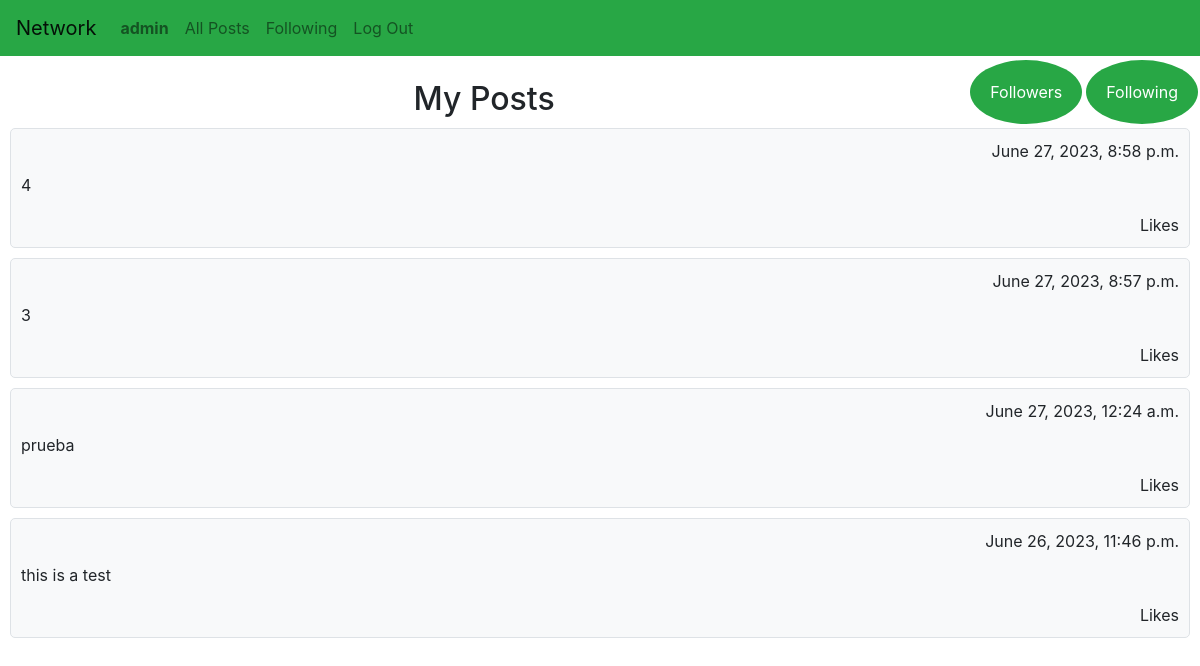
/profile/admin, run on the app's committed database.
### network/models.py (models this page shows, shortened)
class User(AbstractUser):
    pass

class Post(models.Model):
    user = models.ForeignKey(User, on_delete=models.CASCADE, related_name="posts")
    content = models.TextField(blank=True)
    timestamp = models.DateTimeField(auto_now_add=True)
    likes = models.ManyToManyField(User, related_name="liked_posts", blank=True)

### network/views.py (the view)
# urls.py: path("profile/<str:username>", views.profile, name="profile"),
def profile(request, username):
    user = User.objects.get(username=username)
    posts = user.posts.all().order_by("-timestamp").values()
    return render(request, "network/profile.html", {
        "posts": posts,
        "user": user
    })

### network/templates/network/profile.html (shortened to what this page needs)
{% extends "network/layout.html" %}
{% block body %}
<p class="button float-right nav-link">Following </p>
<p class="button float-right nav-link">Followers </p>
<br>
<h2>My Posts</h2>
{% for post in posts %}
    <div class="post">
        <div class="post-header">
            <span class="float-right">{{ post.timestamp }}</span>
        </div>
        <div class="post-body">
            <p>{{ post.content }}</p>
        </div>
        <div class="post-footer">
            <span>{{ post.likes.count }} Likes</span>
        </div>
    </div>
{% endfor %}
{% endblock %}

### network/templates/network/layout.html (shortened to what this page needs)
{% load static %}
<!DOCTYPE html>
<html lang="en">
    <head>
        <link rel="stylesheet" href="https://stackpath.bootstrapcdn.com/bootstrap/4.4.1/css/bootstrap.min.css">
        <link href="{% static 'network/styles.css' %}" rel="stylesheet">
    </head>
    <body>
        <nav class="navbar navbar-expand-lg navbar-light bg-success">
            <a class="navbar-brand" href="#">Network</a>
            <div>
              <ul class="navbar-nav mr-auto">
                {% if user.is_authenticated %}
                    <li class="nav-item">
                        <a class="nav-link" href="{% url 'profile' user.username %}"><strong>{{ user.username }}</strong></a>
                    </li>
                {% endif %}
                <li class="nav-item">
                  <a class="nav-link" href="{% url 'index' %}">All Posts</a>
                </li>
                {% if user.is_authenticated %}
                    <li class="nav-item">
                        <a class="nav-link" href="#">Following</a>
                    </li>
                    <li class="nav-item">
                        <a class="nav-link" href="{% url 'logout' %}">Log Out</a>
                    </li>
                {% endif %}
              </ul>
            </div>
          </nav>
        <div class="body">
            {% block body %}
            {% endblock %}
        </div>
    </body>
</html>

### network/static/network/styles.css (style rules this page uses)
.button { background-color: #28a745; border: none; color: white; padding: 20px; text-align: center; text-decoration: none; display: inline-block; font-size: 16px; margin: 4px 2px; cursor: pointer; border-radius: 50%; }
h2 { margin: auto; text-align: center; }
.post { background-color: #f8f9fa; border: 1px solid #dee2e6; border-radius: 5px; padding: 10px; margin: 10px; }
.post-header { display: flex; justify-content: space-between; align-items: center; }
.post-body { margin: 10px 0; }
.post-footer { text-align: right; }

### data on the page
User: username "admin"
Post: timestamp "June 27, 2023, 8:58 p.m.", content "4"
Post: timestamp "June 27, 2023, 8:57 p.m.", content "3"
Post: timestamp "June 27, 2023, 12:24 a.m.", content "prueba"
Post: timestamp "June 26, 2023, 11:46 p.m.", content "this is a test"
